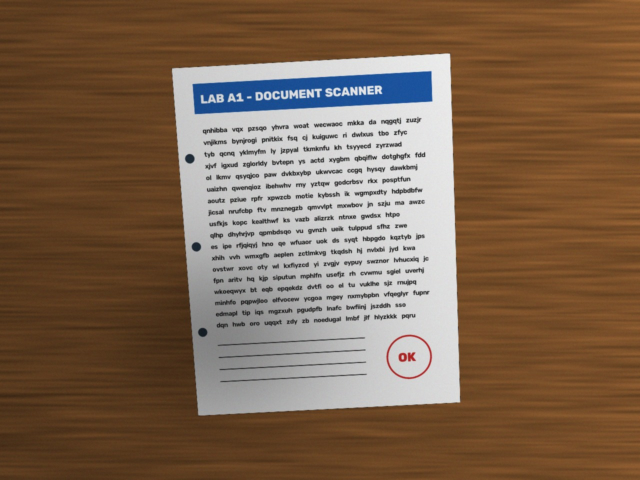
#> input picture samples/photos/synthetic_photo_flat.jpg, 1280 x 960 px (shown at 1/2 size)
$ python -i module_tour.py   (imports and definitions only)   (older library calls are emulated)
#> lines starting #> are read from the running program, lines starting #| are printed output that depends on the picture; after the words box and inside, x2 and y2 are one past the last pixel; in counts of white or black regions, pixels touching at a corner belong together
### docscan/basics.py
"""Image fundamentals: how an image lives in memory, and colour spaces.

Key facts
---------
* An OpenCV image is just a NumPy array.
    - colour image : shape (H, W, 3), dtype uint8  -> 3 channels in **B, G, R** order
    - grayscale    : shape (H, W),    dtype uint8
* "Bit depth" = bits per channel. uint8 -> 8 bits -> values 0..255.
  uint16 -> 0..65535, float32 images are usually scaled to 0..1.
* Pixel (x, y) is accessed as img[y, x]  (row first, then column!).
* OpenCV uses BGR, Matplotlib / PIL / the web use RGB. Mixing them up swaps red and blue.
"""

from __future__ import annotations

import cv2
import numpy as np


# [20 lines left out: function describe, not called in this run]


def bgr_to_rgb(img: np.ndarray) -> np.ndarray:
    """Reverse the channel axis. Same result as cv2.cvtColor(img, cv2.COLOR_BGR2RGB)."""
    return img[..., ::-1].copy()


def split_channels(img: np.ndarray) -> list[np.ndarray]:
    """Split a BGR image into its three single-channel planes (B, G, R)."""
    return [img[..., i] for i in range(img.shape[2])]


# [21 lines left out: functions reduce_bit_depth, adjust_region, not called in this run]


CONVERSIONS = {
    "gray": cv2.COLOR_BGR2GRAY,
    "rgb": cv2.COLOR_BGR2RGB,
    "hsv": cv2.COLOR_BGR2HSV,
    "lab": cv2.COLOR_BGR2LAB,
}


def convert(img: np.ndarray, space: str) -> np.ndarray:
    """Convert a BGR image into 'gray', 'rgb', 'hsv' or 'lab'.

    In 8-bit OpenCV images: H is 0..179 (degrees / 2), S and V are 0..255;
    L, a, b are all 0..255 with a = b = 128 meaning "no colour".
    """
    return cv2.cvtColor(img, CONVERSIONS[space])


def paper_mask_hsv(img: np.ndarray, s_max: int = 70, v_min: int | None = None) -> np.ndarray:
    """Colour-based segmentation of white paper.

    Paper is *bright* (high V) and *unsaturated* (low S) whatever its hue, which is
    much easier to express in HSV than in BGR. If v_min is None it is chosen
    automatically with Otsu's method on the V channel.
    """
    hsv = cv2.cvtColor(img, cv2.COLOR_BGR2HSV)
    v = hsv[..., 2]
    if v_min is None:
        v_min, _ = cv2.threshold(v, 0, 255, cv2.THRESH_BINARY + cv2.THRESH_OTSU)
        v_min = int(v_min)
    lower = np.array([0, 0, v_min], dtype=np.uint8)
    upper = np.array([179, s_max, 255], dtype=np.uint8)
    return cv2.inRange(hsv, lower, upper)


# [8 lines left out: function paper_mask_lab, not called in this run]

### docscan/viz.py
"""Small drawing helpers for overlays and side-by-side figures."""

from __future__ import annotations

import cv2
import numpy as np

CORNER_NAMES = ("TL", "TR", "BR", "BL")


def to_bgr(img: np.ndarray) -> np.ndarray:
    if img.dtype != np.uint8:
        img = cv2.normalize(img, None, 0, 255, cv2.NORM_MINMAX).astype(np.uint8)
    return cv2.cvtColor(img, cv2.COLOR_GRAY2BGR) if img.ndim == 2 else img


# [10 lines left out: function draw_quad, not called in this run]


def label(img: np.ndarray, text: str) -> np.ndarray:
    out = to_bgr(img).copy()
    scale = max(0.5, out.shape[1] / 700)
    (tw, th), base = cv2.getTextSize(text, cv2.FONT_HERSHEY_SIMPLEX, scale, 1)
    cv2.rectangle(out, (0, 0), (tw + 12, th + base + 12), (0, 0, 0), -1)
    cv2.putText(out, text, (6, th + 6), cv2.FONT_HERSHEY_SIMPLEX, scale,
                (255, 255, 255), 1, cv2.LINE_AA)
    return out


def fit(img: np.ndarray, w: int, h: int) -> np.ndarray:
    """Letterbox `img` into a w x h cell."""
    img = to_bgr(img)
    s = min(w / img.shape[1], h / img.shape[0])
    resized = cv2.resize(img, (max(1, int(img.shape[1] * s)), max(1, int(img.shape[0] * s))),
                         interpolation=cv2.INTER_AREA)
    cell = np.full((h, w, 3), 40, np.uint8)
    y, x = (h - resized.shape[0]) // 2, (w - resized.shape[1]) // 2
    cell[y:y + resized.shape[0], x:x + resized.shape[1]] = resized
    return cell


def montage(items, cols: int = 3, cell: tuple[int, int] = (420, 320)) -> np.ndarray:
    """Grid of (title, image) pairs."""
    items = list(items.items()) if isinstance(items, dict) else list(items)
    cw, ch = cell
    tiles = [label(fit(img, cw, ch), title) for title, img in items]
    while len(tiles) % cols:
        tiles.append(np.full((ch, cw, 3), 40, np.uint8))
    rows = [np.hstack(tiles[i:i + cols]) for i in range(0, len(tiles), cols)]
    return np.vstack(rows)

### module_tour.py
"""A guided tour of every Module A1 topic, run on one document photo.

    python module_tour.py                                   # uses the synthetic sample
    python module_tour.py --image my_photo.jpg --show

Writes one labelled figure per topic to outputs/tour/ and prints the numbers
(shapes, dtypes, thresholds, keypoint counts...) to the console.
"""

from __future__ import annotations

import argparse
import sys
from pathlib import Path

import cv2
import numpy as np

from docscan import basics, detect, enhance, features, filters, geometry, synthetic
from docscan.camera import Undistorter, apply_distortion
from docscan.viz import draw_quad, montage


def section(title):
    print(f"\n=== {title} " + "=" * (60 - len(title)))


# [24 lines left out: function fundamentals, not called in this run]


def color_spaces(img):
    section("2. Colour spaces & colour segmentation")
    hsv = basics.convert(img, "hsv")
    lab = basics.convert(img, "lab")
    print(f"  HSV ranges: H {hsv[..., 0].min()}..{hsv[..., 0].max()} (0..179), "
          f"S {hsv[..., 1].min()}..{hsv[..., 1].max()}, V {hsv[..., 2].min()}..{hsv[..., 2].max()}")
    mask = basics.paper_mask_hsv(img)
    print(f"  paper mask (low S, high V) covers {np.count_nonzero(mask) / mask.size:.0%} of the image")
    # segment the red stamp: red hue wraps around 0/180, so we need two ranges
    red = cv2.bitwise_or(cv2.inRange(hsv, (0, 80, 60), (10, 255, 255)),
                         cv2.inRange(hsv, (170, 80, 60), (179, 255, 255)))
    blue = cv2.inRange(hsv, (95, 80, 40), (130, 255, 255))
    return montage({
        "H (hue)": hsv[..., 0], "S (saturation)": hsv[..., 1], "V (value)": hsv[..., 2],
        "L (lightness)": lab[..., 0], "a (green-red)": lab[..., 1], "b (blue-yellow)": lab[..., 2],
        "HSV paper mask (S<70, V>Otsu)": mask,
        "paper only: bitwise_and(img, mask)": cv2.bitwise_and(img, img, mask=mask),
        "red + blue ink (hue ranges)": cv2.bitwise_and(img, img, mask=red | blue),
    }, cols=3)


# [173 lines left out: functions geometric, filtering, edges_shapes, feature_matching, camera_basics, main, not called in this run]


# [2 lines not run here, left out]

>>> import cv2
>>> picture = cv2.imread('samples/photos/synthetic_photo_flat.jpg')
#> picture is the input picture: shape (960, 1280, 3); mean B, G, R 80.3, 101.4, 125.8
>>> result = color_spaces(picture)
#> in convert, `return cv2.cvtColor(img, CONVERSIONS[space])`: returned value: shape (960, 1280, 3); mean H, S, V 24.4, 121.5, 128.5
#> in convert (call 2), `return cv2.cvtColor(img, CONVERSIONS[space])`: returned value: shape (960, 1280, 3); mean of channels 0, 1, 2 113.2, 136.6, 144.9
#|   HSV ranges: H 0..179 (0..179), S 0..229, V 22..253
#> in paper_mask_hsv, `v = hsv[..., 2]`:
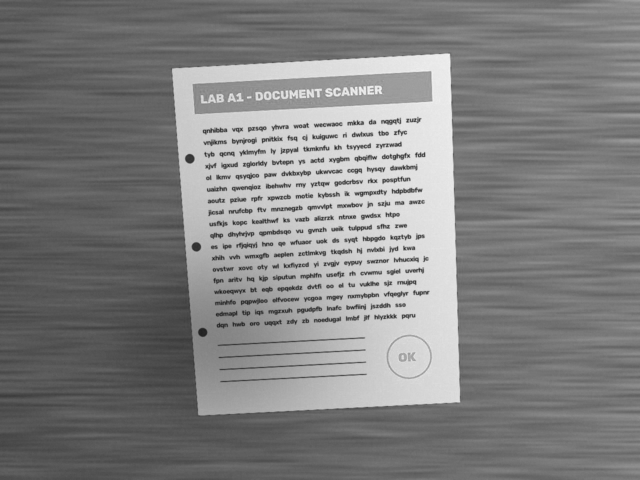
#> v: shape (960, 1280) (shown at 1/2 size); min 22, max 253, mean 128.5
#> in paper_mask_hsv, `v_min, _ = cv2.threshold(v, 0, 255, cv2.THRESH_BINARY + cv2.THRESH_OTSU)`: v_min = 153
#> in paper_mask_hsv, `lower = np.array([0, 0, v_min], dtype=np.uint8)`: lower = [0, 0, 153]
#> in paper_mask_hsv, `return cv2.inRange(hsv, lower, upper)`:
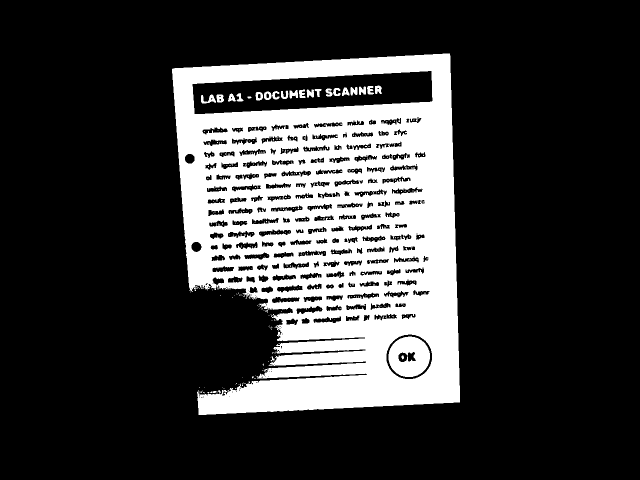
#> returned value: shape (960, 1280) (shown at 1/2 size); 22.6% white; 384 white regions (360 under 20 px), largest, box (x1, y1, x2, y2) and area: (344, 107, 920, 830) 268670, (777, 673, 860, 754) 4810, (402, 189, 432, 207) 269
#|   paper mask (low S, high V) covers 23% of the image
#> in color_spaces, `red = cv2.bitwise_or(cv2.inRange(hsv, (0, 80, 60), (10, 255, 255)), cv..`: red: shape (960, 1280); 0.12% white; 7 white regions (4 under 20 px), largest, box (x1, y1, x2, y2) and area: (773, 669, 864, 758) 1017, (797, 706, 814, 724) 221, (816, 704, 831, 723) 207
#> in color_spaces, `blue = cv2.inRange(hsv, (95, 80, 40), (130, 255, 255))`:
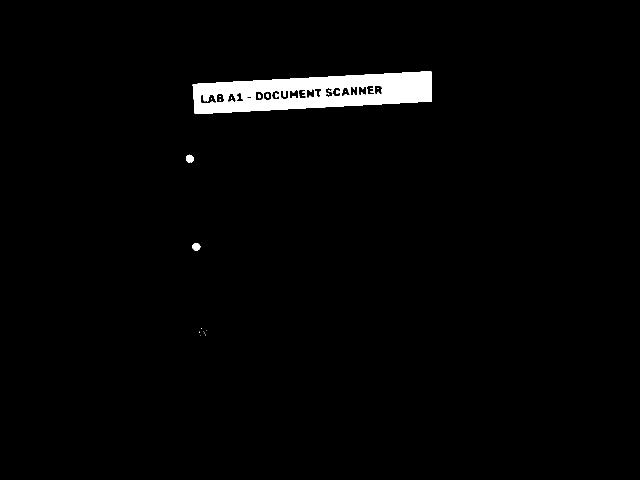
#> blue: shape (960, 1280) (shown at 1/2 size); 2.1% white; 19 white regions (14 under 20 px), largest, box (x1, y1, x2, y2) and area: (385, 142, 864, 228) 25402, (372, 309, 388, 325) 195, (385, 486, 401, 501) 190, (533, 187, 538, 196) 37, (516, 188, 521, 197) 36
#> in montage, `items = list(items.items()) if isinstance(items, dict) else list(items)`: items = 9 items
#> in label, `cv2.rectangle(out, (0, 0), (tw + 12, th + base + 12), (0, 0, 0), -1)`: out: shape (320, 420, 3); min 0, max 176, mean 24.3
#> in label, `cv2.putText(out, text, (6, th + 6), cv2.FONT_HERSHEY_SIMPLEX, scale, (..`:
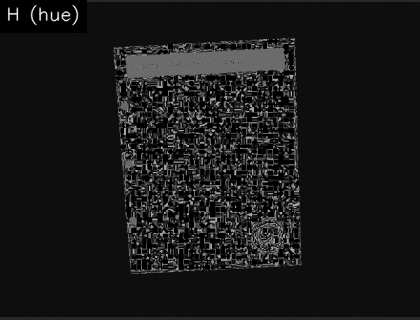
#> out: shape (320, 420, 3); min 0, max 242, mean 24.7
#> call 4 of fit, with w = 420, h = 320
#> in fit (call 4), `cell[y:y + resized.shape[0], x:x + resized.shape[1]] = resized`:
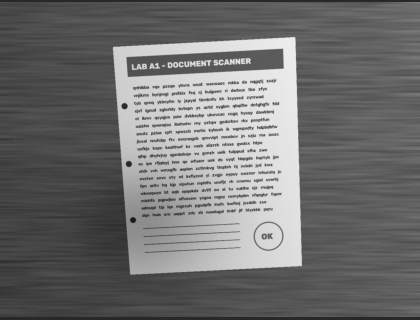
#> cell: shape (320, 420, 3); min 25, max 238, mean 112.1
#> in label (call 6), `cv2.putText(out, text, (6, th + 6), cv2.FONT_HERSHEY_SIMPLEX, scale, (..`:
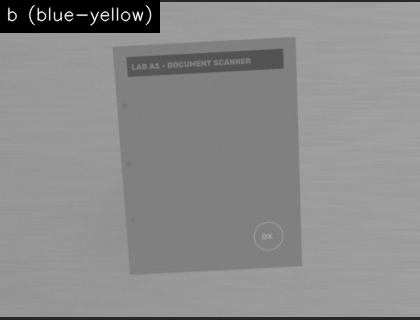
#> out: shape (320, 420, 3); min 0, max 250, mean 138.4
#> in to_bgr (call 17), `return cv2.cvtColor(img, cv2.COLOR_GRAY2BGR) if img.ndim == 2 else img`:
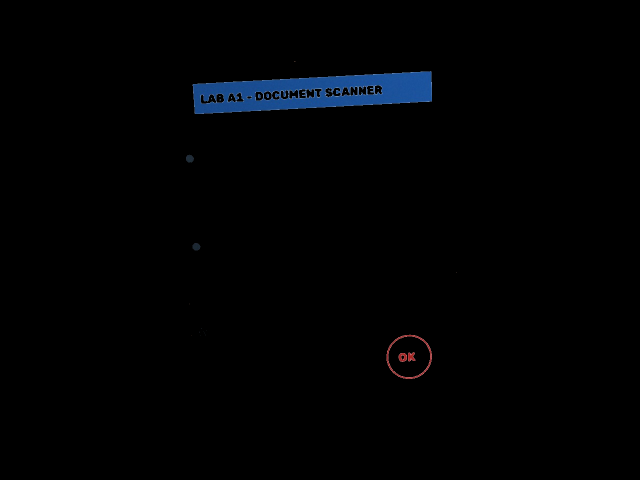
#> returned value: shape (960, 1280, 3) (shown at 1/2 size); mean of channels 0, 1, 2 3.2, 1.8, 0.9; drawn as B, G, R
#> in montage, `rows = [np.hstack(tiles[i:i + cols]) for i in range(0, len(tiles), col..`: rows = 3 items

$ run again, on samples/photos/synthetic_photo_steep.jpg
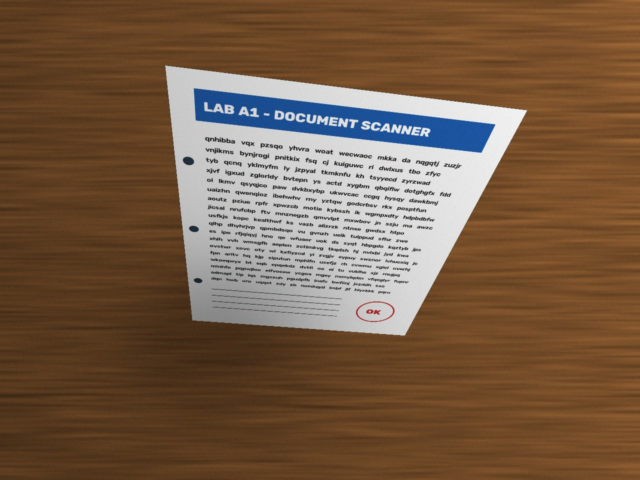
#> input picture samples/photos/synthetic_photo_steep.jpg, 1280 x 960 px (shown at 1/2 size)
#> picture is the input picture: shape (960, 1280, 3); mean B, G, R 69.5, 92.4, 119
#|   HSV ranges: H 0..179 (0..179), S 0..231, V 28..255
#> in paper_mask_hsv, `v = hsv[..., 2]`:
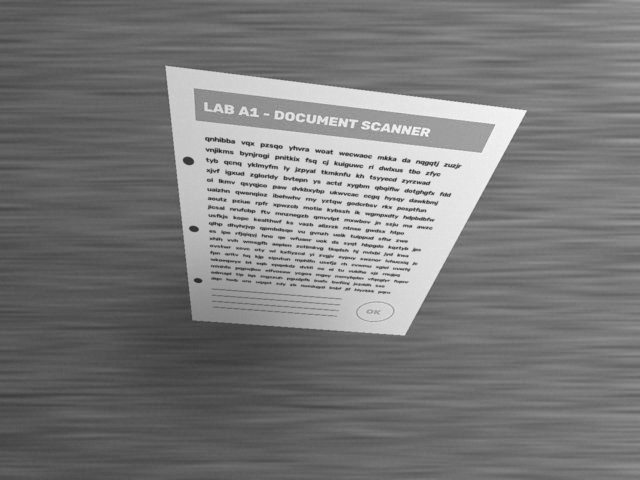
#> v: shape (960, 1280) (shown at 1/2 size); min 28, max 255, mean 122.3
#> v_min = 153
#> lower = [0, 0, 153]
#|   paper mask (low S, high V) covers 17% of the image
#> red: shape (960, 1280); 0.05% white; 8 white regions (6 under 20 px), largest, box (x1, y1, x2, y2) and area: (712, 603, 789, 644) 379, (733, 619, 761, 629) 173
#> blue: shape (960, 1280); 2.6% white; 12 white regions (6 under 20 px), largest, box (x1, y1, x2, y2) and area: (388, 177, 990, 305) 32002, (368, 315, 387, 329) 209, (380, 453, 396, 463) 122, (389, 557, 403, 565) 72, (556, 226, 562, 235) 46, (577, 229, 583, 238) 46
#> items = 9 items
#> in to_bgr (call 17), `return cv2.cvtColor(img, cv2.COLOR_GRAY2BGR) if img.ndim == 2 else img`:
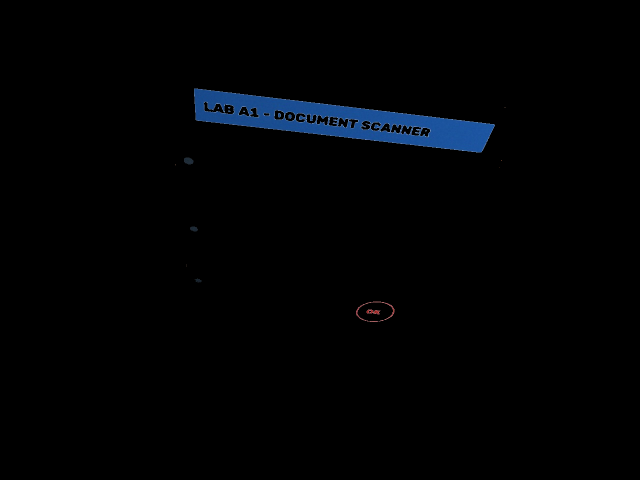
#> returned value: shape (960, 1280, 3) (shown at 1/2 size); mean of channels 0, 1, 2 4, 2.2, 1; drawn as B, G, R
#> rows = 3 items
